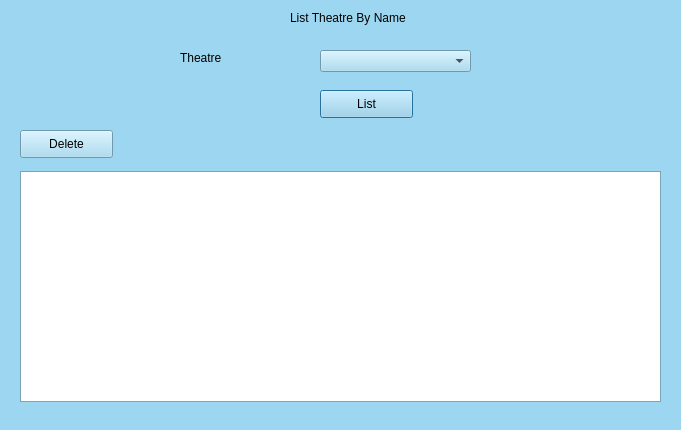
<?xml version="1.0" encoding="UTF-8"?>
<ui version="4.0">
 <class>ListTheatreByName</class>
 <widget class="QDialog" name="ListTheatreByName">
  <property name="geometry">
   <rect>
    <x>0</x>
    <y>0</y>
    <width>681</width>
    <height>430</height>
   </rect>
  </property>
  <property name="palette">
   <palette>
    <active>
     <colorrole role="WindowText">
      <brush brushstyle="SolidPattern">
       <color alpha="255">
        <red>0</red>
        <green>0</green>
        <blue>0</blue>
       </color>
      </brush>
     </colorrole>
     <colorrole role="Button">
      <brush brushstyle="SolidPattern">
       <color alpha="255">
        <red>157</red>
        <green>214</green>
        <blue>240</blue>
       </color>
      </brush>
     </colorrole>
     <colorrole role="Light">
      <brush brushstyle="SolidPattern">
       <color alpha="255">
        <red>255</red>
        <green>255</green>
        <blue>255</blue>
       </color>
      </brush>
     </colorrole>
     <colorrole role="Midlight">
      <brush brushstyle="SolidPattern">
       <color alpha="255">
        <red>206</red>
        <green>234</green>
        <blue>247</blue>
       </color>
      </brush>
     </colorrole>
     <colorrole role="Dark">
      <brush brushstyle="SolidPattern">
       <color alpha="255">
        <red>78</red>
        <green>107</green>
        <blue>120</blue>
       </color>
      </brush>
     </colorrole>
     <colorrole role="Mid">
      <brush brushstyle="SolidPattern">
       <color alpha="255">
        <red>105</red>
        <green>143</green>
        <blue>160</blue>
       </color>
      </brush>
     </colorrole>
     <colorrole role="Text">
      <brush brushstyle="SolidPattern">
       <color alpha="255">
        <red>0</red>
        <green>0</green>
        <blue>0</blue>
       </color>
      </brush>
     </colorrole>
     <colorrole role="BrightText">
      <brush brushstyle="SolidPattern">
       <color alpha="255">
        <red>255</red>
        <green>255</green>
        <blue>255</blue>
       </color>
      </brush>
     </colorrole>
     <colorrole role="ButtonText">
      <brush brushstyle="SolidPattern">
       <color alpha="255">
        <red>0</red>
        <green>0</green>
        <blue>0</blue>
       </color>
      </brush>
     </colorrole>
     <colorrole role="Base">
      <brush brushstyle="SolidPattern">
       <color alpha="255">
        <red>255</red>
        <green>255</green>
        <blue>255</blue>
       </color>
      </brush>
     </colorrole>
     <colorrole role="Window">
      <brush brushstyle="SolidPattern">
       <color alpha="255">
        <red>157</red>
        <green>214</green>
        <blue>240</blue>
       </color>
      </brush>
     </colorrole>
     <colorrole role="Shadow">
      <brush brushstyle="SolidPattern">
       <color alpha="255">
        <red>0</red>
        <green>0</green>
        <blue>0</blue>
       </color>
      </brush>
     </colorrole>
     <colorrole role="AlternateBase">
      <brush brushstyle="SolidPattern">
       <color alpha="255">
        <red>206</red>
        <green>234</green>
        <blue>247</blue>
       </color>
      </brush>
     </colorrole>
     <colorrole role="ToolTipBase">
      <brush brushstyle="SolidPattern">
       <color alpha="255">
        <red>255</red>
        <green>255</green>
        <blue>220</blue>
       </color>
      </brush>
     </colorrole>
     <colorrole role="ToolTipText">
      <brush brushstyle="SolidPattern">
       <color alpha="255">
        <red>0</red>
        <green>0</green>
        <blue>0</blue>
       </color>
      </brush>
     </colorrole>
    </active>
    <inactive>
     <colorrole role="WindowText">
      <brush brushstyle="SolidPattern">
       <color alpha="255">
        <red>0</red>
        <green>0</green>
        <blue>0</blue>
       </color>
      </brush>
     </colorrole>
     <colorrole role="Button">
      <brush brushstyle="SolidPattern">
       <color alpha="255">
        <red>157</red>
        <green>214</green>
        <blue>240</blue>
       </color>
      </brush>
     </colorrole>
     <colorrole role="Light">
      <brush brushstyle="SolidPattern">
       <color alpha="255">
        <red>255</red>
        <green>255</green>
        <blue>255</blue>
       </color>
      </brush>
     </colorrole>
     <colorrole role="Midlight">
      <brush brushstyle="SolidPattern">
       <color alpha="255">
        <red>206</red>
        <green>234</green>
        <blue>247</blue>
       </color>
      </brush>
     </colorrole>
     <colorrole role="Dark">
      <brush brushstyle="SolidPattern">
       <color alpha="255">
        <red>78</red>
        <green>107</green>
        <blue>120</blue>
       </color>
      </brush>
     </colorrole>
     <colorrole role="Mid">
      <brush brushstyle="SolidPattern">
       <color alpha="255">
        <red>105</red>
        <green>143</green>
        <blue>160</blue>
       </color>
      </brush>
     </colorrole>
     <colorrole role="Text">
      <brush brushstyle="SolidPattern">
       <color alpha="255">
        <red>0</red>
        <green>0</green>
        <blue>0</blue>
       </color>
      </brush>
     </colorrole>
     <colorrole role="BrightText">
      <brush brushstyle="SolidPattern">
       <color alpha="255">
        <red>255</red>
        <green>255</green>
        <blue>255</blue>
       </color>
      </brush>
     </colorrole>
     <colorrole role="ButtonText">
      <brush brushstyle="SolidPattern">
       <color alpha="255">
        <red>0</red>
        <green>0</green>
        <blue>0</blue>
       </color>
      </brush>
     </colorrole>
     <colorrole role="Base">
      <brush brushstyle="SolidPattern">
       <color alpha="255">
        <red>255</red>
        <green>255</green>
        <blue>255</blue>
       </color>
      </brush>
     </colorrole>
     <colorrole role="Window">
      <brush brushstyle="SolidPattern">
       <color alpha="255">
        <red>157</red>
        <green>214</green>
        <blue>240</blue>
       </color>
      </brush>
     </colorrole>
     <colorrole role="Shadow">
      <brush brushstyle="SolidPattern">
       <color alpha="255">
        <red>0</red>
        <green>0</green>
        <blue>0</blue>
       </color>
      </brush>
     </colorrole>
     <colorrole role="AlternateBase">
      <brush brushstyle="SolidPattern">
       <color alpha="255">
        <red>206</red>
        <green>234</green>
        <blue>247</blue>
       </color>
      </brush>
     </colorrole>
     <colorrole role="ToolTipBase">
      <brush brushstyle="SolidPattern">
       <color alpha="255">
        <red>255</red>
        <green>255</green>
        <blue>220</blue>
       </color>
      </brush>
     </colorrole>
     <colorrole role="ToolTipText">
      <brush brushstyle="SolidPattern">
       <color alpha="255">
        <red>0</red>
        <green>0</green>
        <blue>0</blue>
       </color>
      </brush>
     </colorrole>
    </inactive>
    <disabled>
     <colorrole role="WindowText">
      <brush brushstyle="SolidPattern">
       <color alpha="255">
        <red>78</red>
        <green>107</green>
        <blue>120</blue>
       </color>
      </brush>
     </colorrole>
     <colorrole role="Button">
      <brush brushstyle="SolidPattern">
       <color alpha="255">
        <red>157</red>
        <green>214</green>
        <blue>240</blue>
       </color>
      </brush>
     </colorrole>
     <colorrole role="Light">
      <brush brushstyle="SolidPattern">
       <color alpha="255">
        <red>255</red>
        <green>255</green>
        <blue>255</blue>
       </color>
      </brush>
     </colorrole>
     <colorrole role="Midlight">
      <brush brushstyle="SolidPattern">
       <color alpha="255">
        <red>206</red>
        <green>234</green>
        <blue>247</blue>
       </color>
      </brush>
     </colorrole>
     <colorrole role="Dark">
      <brush brushstyle="SolidPattern">
       <color alpha="255">
        <red>78</red>
        <green>107</green>
        <blue>120</blue>
       </color>
      </brush>
     </colorrole>
     <colorrole role="Mid">
      <brush brushstyle="SolidPattern">
       <color alpha="255">
        <red>105</red>
        <green>143</green>
        <blue>160</blue>
       </color>
      </brush>
     </colorrole>
     <colorrole role="Text">
      <brush brushstyle="SolidPattern">
       <color alpha="255">
        <red>78</red>
        <green>107</green>
        <blue>120</blue>
       </color>
      </brush>
     </colorrole>
     <colorrole role="BrightText">
      <brush brushstyle="SolidPattern">
       <color alpha="255">
        <red>255</red>
        <green>255</green>
        <blue>255</blue>
       </color>
      </brush>
     </colorrole>
     <colorrole role="ButtonText">
      <brush brushstyle="SolidPattern">
       <color alpha="255">
        <red>78</red>
        <green>107</green>
        <blue>120</blue>
       </color>
      </brush>
     </colorrole>
     <colorrole role="Base">
      <brush brushstyle="SolidPattern">
       <color alpha="255">
        <red>157</red>
        <green>214</green>
        <blue>240</blue>
       </color>
      </brush>
     </colorrole>
     <colorrole role="Window">
      <brush brushstyle="SolidPattern">
       <color alpha="255">
        <red>157</red>
        <green>214</green>
        <blue>240</blue>
       </color>
      </brush>
     </colorrole>
     <colorrole role="Shadow">
      <brush brushstyle="SolidPattern">
       <color alpha="255">
        <red>0</red>
        <green>0</green>
        <blue>0</blue>
       </color>
      </brush>
     </colorrole>
     <colorrole role="AlternateBase">
      <brush brushstyle="SolidPattern">
       <color alpha="255">
        <red>157</red>
        <green>214</green>
        <blue>240</blue>
       </color>
      </brush>
     </colorrole>
     <colorrole role="ToolTipBase">
      <brush brushstyle="SolidPattern">
       <color alpha="255">
        <red>255</red>
        <green>255</green>
        <blue>220</blue>
       </color>
      </brush>
     </colorrole>
     <colorrole role="ToolTipText">
      <brush brushstyle="SolidPattern">
       <color alpha="255">
        <red>0</red>
        <green>0</green>
        <blue>0</blue>
       </color>
      </brush>
     </colorrole>
    </disabled>
   </palette>
  </property>
  <property name="windowTitle">
   <string>Dialog</string>
  </property>
  <widget class="QLabel" name="label">
   <property name="geometry">
    <rect>
     <x>290</x>
     <y>10</y>
     <width>161</width>
     <height>16</height>
    </rect>
   </property>
   <property name="text">
    <string>List Theatre By Name</string>
   </property>
  </widget>
  <widget class="QLabel" name="label_2">
   <property name="geometry">
    <rect>
     <x>180</x>
     <y>50</y>
     <width>101</width>
     <height>16</height>
    </rect>
   </property>
   <property name="text">
    <string>Theatre</string>
   </property>
  </widget>
  <widget class="QComboBox" name="cmbTh">
   <property name="geometry">
    <rect>
     <x>320</x>
     <y>50</y>
     <width>151</width>
     <height>22</height>
    </rect>
   </property>
  </widget>
  <widget class="QPushButton" name="btnList">
   <property name="geometry">
    <rect>
     <x>320</x>
     <y>90</y>
     <width>93</width>
     <height>28</height>
    </rect>
   </property>
   <property name="text">
    <string>List</string>
   </property>
  </widget>
  <widget class="QTableView" name="tableView">
   <property name="geometry">
    <rect>
     <x>20</x>
     <y>171</y>
     <width>641</width>
     <height>231</height>
    </rect>
   </property>
  </widget>
  <widget class="QPushButton" name="btnDel">
   <property name="geometry">
    <rect>
     <x>20</x>
     <y>130</y>
     <width>93</width>
     <height>28</height>
    </rect>
   </property>
   <property name="text">
    <string>Delete</string>
   </property>
  </widget>
 </widget>
 <resources/>
 <connections/>
</ui>
